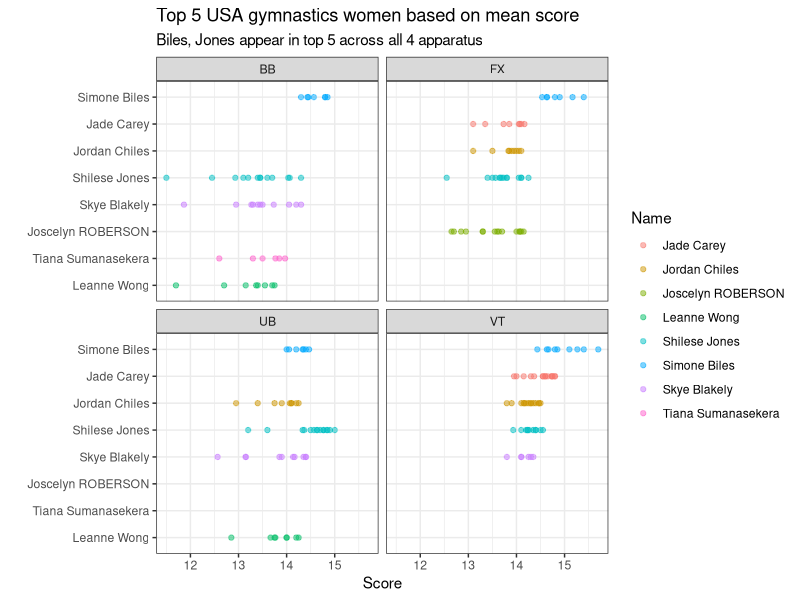
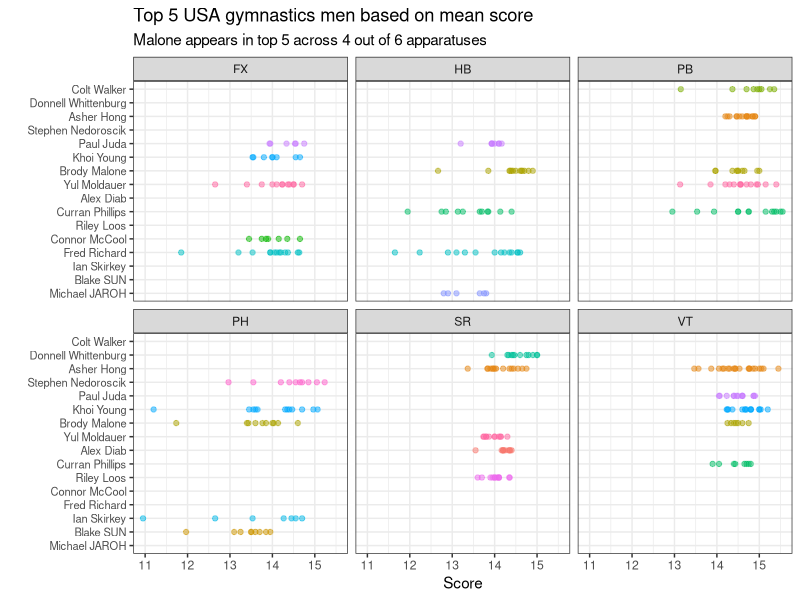
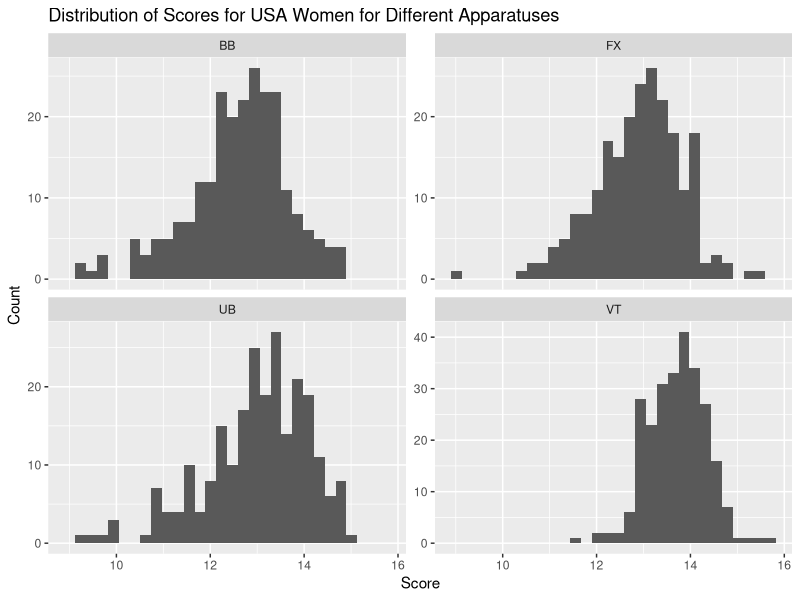
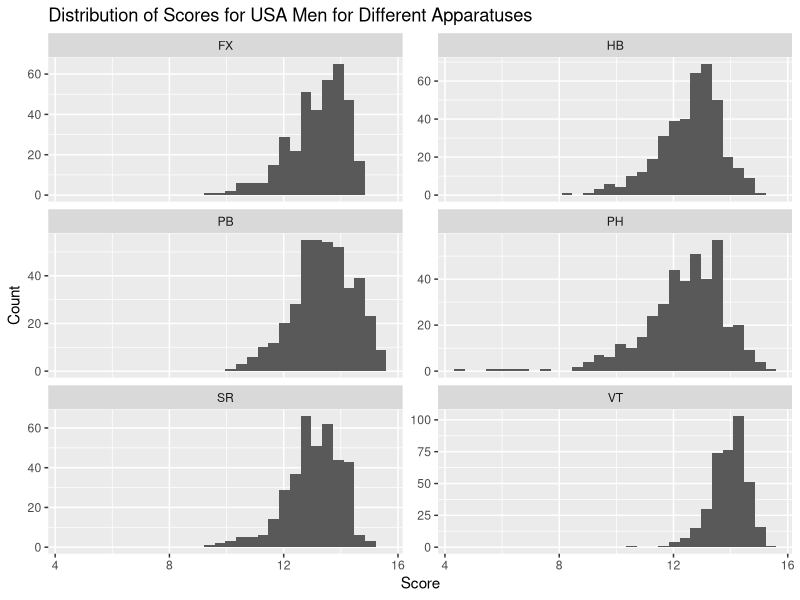
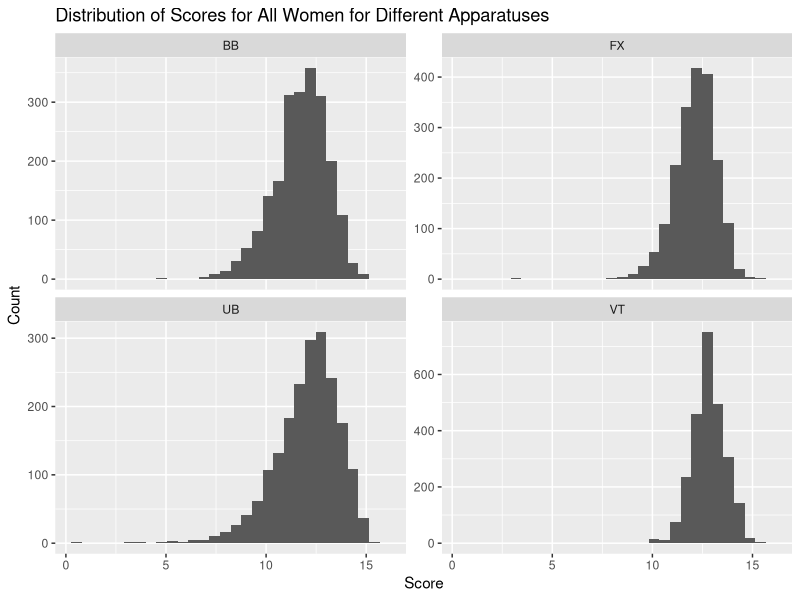
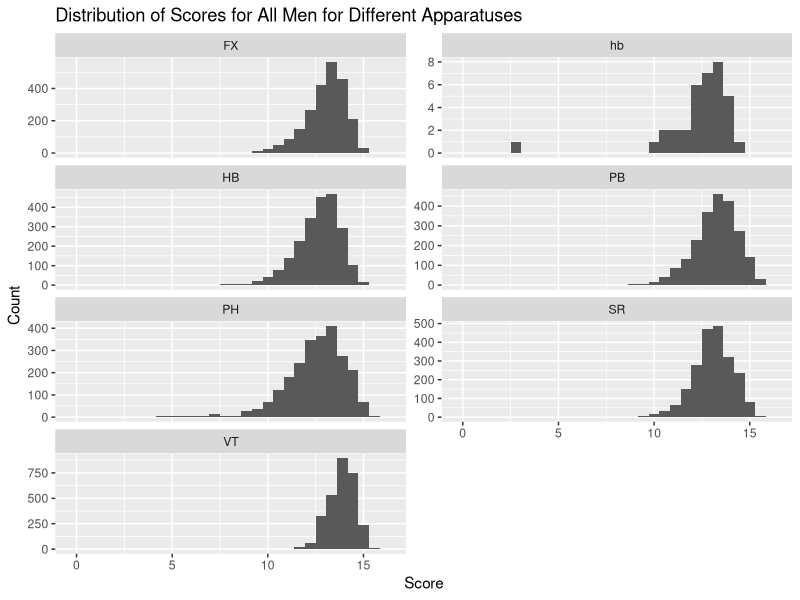

Source code (R) for these figures, in order:
## ---- chunk 1
knitr::opts_chunk$set(echo = TRUE)
## ---- chunk 2
library(readr)
library(tidyverse)
library(dplyr)
library(stringr)
library(lubridate)
## ---- chunk 3
#| label: load-data
data_2022_2023 <- read_csv("Data/data_2022_2023.csv")
data_2017_2021 <- read_csv("Data/data_2017_2021.csv")

#DO NOT CHANGE ORDER

data_2022_2023$Apparatus[data_2022_2023$Apparatus == "VT2"] <- "VT"
data_2022_2023$Apparatus[data_2022_2023$Apparatus == "VT1"] <- "VT"
data_2022_2023$Apparatus[data_2022_2023$Apparatus == "UE"] <- "UB"

data_2022_2023$Penalty[is.na(data_2022_2023$Penalty)] <- 0

#Girls filtering for middle name
data_2022_2023$FirstName[data_2022_2023$FirstName == "Joscelyn Michelle"] <- "Joscelyn"
data_2022_2023$FirstName[data_2022_2023$FirstName == "Nola Rhianne"] <- "Nola"

#Guys filtering for middle name
data_2022_2023$FirstName[data_2022_2023$FirstName == "Taylor Troy"] <- "Taylor"
data_2022_2023$FirstName[data_2022_2023$FirstName == "Joshua Andrew"] <- "Joshua"
data_2022_2023$FirstName[data_2022_2023$FirstName == "Yul Kyung Tae"] <- "Yul"
data_2022_2023$FirstName[data_2022_2023$FirstName == "Curran Michael"] <- "Curran"
data_2022_2023$FirstName[data_2022_2023$FirstName == "Frederick Nathaniel"] <- "Fred"
data_2022_2023$FirstName[data_2022_2023$FirstName == "Frederick"] <- "Fred"
data_2022_2023$FirstName[data_2022_2023$FirstName == "Ian Hunter"] <- "Ian"
data_2022_2023$FirstName[data_2022_2023$FirstName == "Shane Michael"] <- "Shane"
data_2022_2023$FirstName[data_2022_2023$FirstName == "Khoi Alexander"] <- "Khoi"

data_2022_2023$FirstName[data_2022_2023$FirstName == "Yunus Emre"] <- "Yunus"

data_2022_2023$FirstName[data_2022_2023$FirstName == "Yuan-Hsi"] <- "Yuan Hsi"

data_2022_2023$FirstName[data_2022_2023$FirstName == "Yu-Jan"] <- "Yu Jan"

data_2022_2023$LastName[data_2022_2023$LastName == "VILLAVERDE MEDEROS"] <- "VILLAVERDE"

data_2022_2023$LastName[data_2022_2023$LastName == "VALENZUELA ASTUDILLO"] <- "VALENZUELA"

data_2022_2023$FirstName[data_2022_2023$FirstName == "Yiseth Eliana"] <- "Yiseth"
data_2022_2023$FirstName[data_2022_2023$FirstName == "Yi-Chen"] <- "Yi Chen"
data_2022_2023$FirstName[data_2022_2023$FirstName == "Yi-Chun"] <- "Yi Chun"

data_2022_2023$FirstName[data_2022_2023$FirstName == "Yefferson Gregorio"] <- "Yefferson"
data_2022_2023$LastName[data_2022_2023$LastName == "ANTON YEGUEZ"] <- "ANTON"

data_2022_2023$LastName[data_2022_2023$LastName == "ANTON YEGUEZ"] <- "ANTON"

data_2022_2023$FirstName[data_2022_2023$FirstName == "Wout Johan Alexander"] <- "Wout"

data_2022_2023$FirstName[data_2022_2023$FirstName == "Wilfry Manuel"] <- "Wilfry"

data_2022_2023$FirstName[data_2022_2023$FirstName == "Wei-Sheng"] <- "Wei Sheng"

data_2022_2023$FirstName[(data_2022_2023$Competition == "BIRMINGHAM 2022 Commonwealth Games") & (is.na(data_2022_2023$LastName))] <- "Kate"

data_2022_2023$LastName[(data_2022_2023$Competition == "BIRMINGHAM 2022 Commonwealth Games") & (is.na(data_2022_2023$LastName))] <- "MCDONALD"

data_2022_2023$FirstName[data_2022_2023$LastName == "SOUZA BITENCOU"] <- "Lucas"
data_2022_2023$LastName[data_2022_2023$LastName == "SOUZA BITENCOU"] <- "BITENCOURT"

data_2022_2023$LastName[data_2022_2023$LastName == "DE JESUS DOS SANTOS"] <- "JESUS SANTOS"

data_2022_2023$FirstName[data_2022_2023$LastName == "JESUS SANT"] <- "Melanie"
data_2022_2023$LastName[data_2022_2023$LastName == "JESUS SANT"] <- "JESUS SANTOS"

data_2022_2023$LastName[data_2022_2023$LastName == "ELPITIYA BADALGE DONA"] <- "GEHANI"
data_2022_2023$FirstName[data_2022_2023$FirstName == "Milka Gehani"] <- "Milka"

data_2022_2023$FirstName[data_2022_2023$LastName == "ELPITIYA BADALG D"] <- "Milka"

data_2022_2023$LastName[data_2022_2023$LastName == "ELPITIYA BADALG D"] <- "GEHANI"

data_2022_2023$FirstName[(data_2022_2023$Competition == "2022 51st FIG Artistic Gymnastics World Championship") & (is.na(data_2022_2023$LastName))] <- "Kate"

data_2022_2023$LastName[(data_2022_2023$Competition == "2022 51st FIG Artistic Gymnastics World Championship") & (is.na(data_2022_2023$LastName))] <- "MCDONALD"

data_2022_2023$FirstName[(data_2022_2023$Competition == "2023 Varna World Challenge Cup") & (is.na(data_2022_2023$LastName))] <- "Daria"

data_2022_2023$LastName[(data_2022_2023$Competition == "2023 Varna World Challenge Cup") & (is.na(data_2022_2023$LastName))] <- "HARTMANN"

data_2022_2023$FirstName[data_2022_2023$LastName == "ABIYURAFI"] <- "Abiyu"
data_2022_2023$LastName[data_2022_2023$LastName == "ABIYURAFI"] <- "Rafi"

##Tidy for plots ... #MEN
data_2022_2023$LastName[data_2022_2023$LastName == "RICHARD"] <- "Richard"
data_2022_2023$LastName[data_2022_2023$LastName == "MALONE"] <- "Malone"
data_2022_2023$LastName[data_2022_2023$LastName == "JUDA"] <- "Juda"
data_2022_2023$LastName[data_2022_2023$LastName == "PHILLIPS"] <- "Phillips"
data_2022_2023$LastName[data_2022_2023$LastName == "WALKER"] <- "Walker"
data_2022_2023$LastName[data_2022_2023$LastName == "HONG"] <- "Hong"
data_2022_2023$LastName[data_2022_2023$LastName == "MOLDAUER"] <- "Moldauer"
data_2022_2023$LastName[data_2022_2023$LastName == "YOUNG"] <- "Young"
data_2022_2023$LastName[data_2022_2023$LastName == "MCCOOL"] <- "McCool"
data_2022_2023$LastName[data_2022_2023$LastName == "NEDOROSCIK"] <- "Nedoroscik"
data_2022_2023$LastName[data_2022_2023$LastName == "SKIRKEY"] <- "Skirkey"
data_2022_2023$LastName[data_2022_2023$LastName == "WHITTENBURG"] <- "Whittenburg"
data_2022_2023$LastName[data_2022_2023$LastName == "DIAB"] <- "Diab"
data_2022_2023$LastName[data_2022_2023$LastName == "LOOS"] <- "Loos"

#WOMEN
data_2022_2023$LastName[data_2022_2023$LastName == "BILES"] <- "Biles"
data_2022_2023$LastName[data_2022_2023$LastName == "SUMANASEKERA"] <- "Sumanasekera"
data_2022_2023$LastName[data_2022_2023$LastName == "BLAKELY"] <- "Blakely"
data_2022_2023$LastName[data_2022_2023$LastName == "JONES"] <- "Jones"
data_2022_2023$LastName[data_2022_2023$LastName == "WONG"] <- "Wong"
data_2022_2023$LastName[data_2022_2023$LastName == "CHILES"] <- "Chiles"
data_2022_2023$LastName[data_2022_2023$LastName == "CAREY"] <- "Carey"
data_2022_2023$LastName[data_2022_2023$LastName == "DICELLO"] <- "DiCello"
data_2022_2023$LastName[data_2022_2023$LastName == "LEE"] <- "Lee"
data_2022_2023$LastName[data_2022_2023$LastName == "SKINNER"] <- "Skinner"
## ---- chunk 4
#| label: usa-filter-data

usa_data_2022_2023 <- data_2022_2023 |>
  filter(`Country` == "USA")

usa_data_2017_2021 <- data_2017_2021 |>
  filter(`Country` == "USA")

#data_2022_2023 <- rbind(data_2022_2023, data_2017_2021)

data_2022_2023$Apparatus[data_2022_2023$Apparatus == "VT2"] <- "VT"
data_2022_2023$Apparatus[data_2022_2023$Apparatus == "VT1"] <- "VT"

## ---- chunk 5

# Assuming your dataframe is called data_2022_2023 and the column with dates is "Date"

# Step 1: Create a function to extract the second date from each string
extract_second_date <- function(date_string) {
  parts <- str_extract_all(date_string, "\\d{1,2}\\s[A-Za-z]+\\s\\d{4}")[[1]]
  if (length(parts) == 2) {
    # If there are two dates, return the second one
    return(parts[2])
  } else if (length(parts) == 1) {
    # If there is only one date, return it
    return(parts[1])
  } else {
    return(NA)
  }
}

# Step 2: Apply the function to the Date column and convert to Date objects
data_2022_2023 <- data_2022_2023 %>%
  mutate(
    SecondDateStr = sapply(Date, extract_second_date),
    SecondDate = dmy(SecondDateStr)
  )

# Define the end date
end_date <- dmy("01-01-2024")

# Calculate the number of days from the SecondDate to the end date
data_2022_2023 <- data_2022_2023 %>%
  mutate(
    DaysUntil2024 = as.integer(end_date - SecondDate)
  )

# Inspect the changes
head(data_2022_2023)

## ---- chunk 6
data_2022_2023 <- data_2022_2023 %>% 
  mutate(Name = paste(FirstName, LastName))

top5usa <- function(gen, ap){
  df <- data_2022_2023 %>%
    filter(Gender == gen, Country == "USA", Apparatus == ap) %>% 
    group_by(Name) %>%
    summarise(mean = mean(Score), samples = n()) %>%
    filter(samples >=6) %>% 
    arrange(desc(mean)) %>%
    top_n(5, mean) %>%
    inner_join(data_2022_2023 %>% filter(Apparatus == ap), by = c("Name"="Name")) %>%
    arrange(desc(mean)) %>% 
    select(Name, Apparatus, Score, DaysUntil2024, mean) %>%
  return(df)
}
usawomenbb <- top5usa("w", "BB")
topusawomen <- rbind(top5usa("w", "BB"),top5usa("w","UB"), top5usa("w","FX"), top5usa("w","VT")) 
topusmen <- rbind(top5usa("m", "HB"),top5usa("m","PB"), top5usa("m","FX"), top5usa("m","VT"), top5usa("m","PH"), top5usa("m","SR")) %>% group_by(Name) 
## ---- chunk 7
u5w <- ggplot(topusawomen, aes(y = reorder(Name,mean), x = Score, color = Name)) + 
  geom_point(alpha = 0.5) +
  facet_wrap(~Apparatus, drop = TRUE) + 
  labs(title = "Top 5 USA gymnastics women based on mean score", subtitle = "Biles, Jones appear in top 5 across all 4 apparatus",
       y = " " )+ theme_bw()
u5w
## ---- chunk 8
u5m <- ggplot(topusmen, aes(y = reorder(Name,mean), x = Score, color = Name)) + 
  geom_point(alpha = 0.5) +
  facet_wrap(~Apparatus, drop = TRUE) + labs(title = "Top 5 USA gymnastics men based on mean score", subtitle = "Malone appears in top 5 across 4 out of 6 apparatuses",
       y = " ") + theme_bw() + theme(axis.text.y.left = element_text(size=8), legend.position = "none")
u5m
## ---- chunk 9
usa_data_2022_2023_f <-  usa_data_2022_2023 |>
  filter(Gender == "w")

usa_data_2022_2023_m <- usa_data_2022_2023 |>
  filter(Gender == "m")

data_2022_2023_f <- data_2022_2023 |>
  filter(Gender == "w")

data_2022_2023_m <- data_2022_2023 |>
  filter(Gender == "m")

ggplot(aes(x= Score), data = usa_data_2022_2023_f) + geom_histogram() + facet_wrap(~Apparatus, scales = "free_y", ncol = 2) + labs(title = "Distribution of Scores for USA Women for Different Apparatuses", y = "Count")

ggplot(aes(x= Score), data = usa_data_2022_2023_m) + geom_histogram() + facet_wrap(~Apparatus, scales = "free_y", ncol = 2) + labs(title = "Distribution of Scores for USA Men for Different Apparatuses", y = "Count")


ggplot(aes(x= Score), data = data_2022_2023_f) + geom_histogram() + facet_wrap(~Apparatus, scales = "free_y", ncol = 2) + labs(title = "Distribution of Scores for All Women for Different Apparatuses", y = "Count")

ggplot(aes(x= Score), data = data_2022_2023_m) + geom_histogram() + facet_wrap(~Apparatus, scales = "free_y", ncol = 2)+ labs(title = "Distribution of Scores for All Men for Different Apparatuses", y = "Count")
